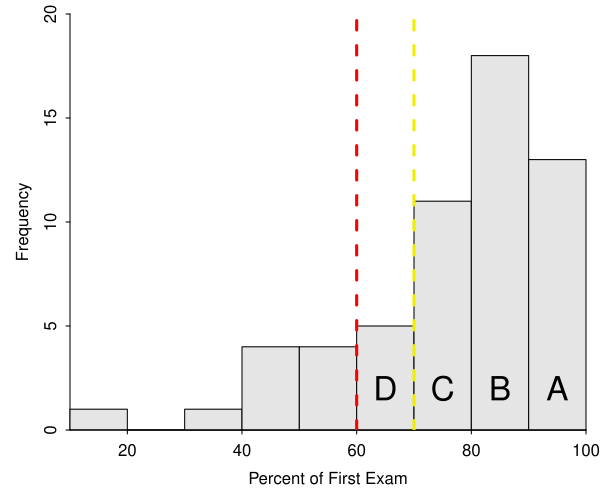

This chart was generated by the following R code:
library(dplyr)
library(FSA)
d <- psych::read.clipboard() %>%
  dplyr::filter(Total>0)
str(d)

par(mar=c(3.5,3.5,0.7,0.7),mgp=c(1.9,0.5,0),tcl=-0.2)
hist(~Total,data=d,ylim=c(0,20),xlab="Percent of First Exam")
text(x=c(65,75,85,95),y=c(2,2,2,2),labels=c("D","C","B","A"),cex=2)
abline(v=60,lty=2,lwd=3,col="red")
abline(v=70,lty=2,lwd=3,col="yellow2")
